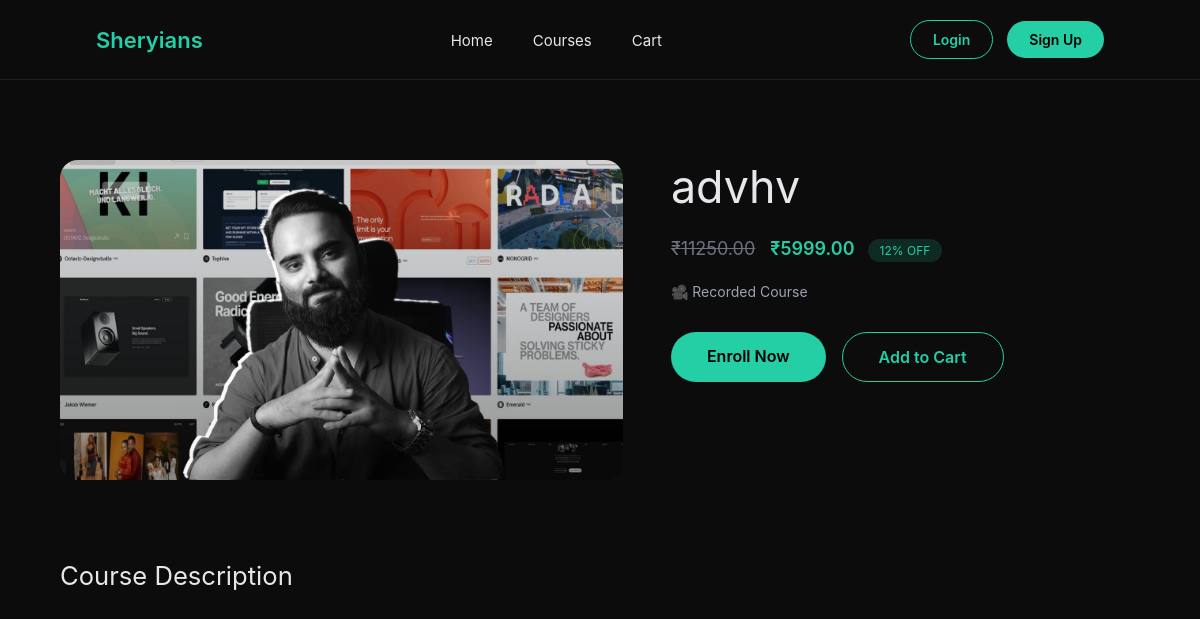
/courses/advhv/, run on the app's committed database.
### accounts/models.py (models this page shows, shortened)
class Course(models.Model):
    title = models.CharField(max_length=255)
    slug = models.SlugField(max_length=255, unique=True, blank=True)
    short_description = models.TextField(blank=True)
    full_description = models.TextField(blank=True)
    price_original = models.DecimalField(max_digits=10, decimal_places=2, null=True, blank=True)
    price_discounted = models.DecimalField(max_digits=10, decimal_places=2, null=True, blank=True)
    currency = models.CharField(max_length=10, default="₹")
    discount_percentage = models.PositiveIntegerField(null=True, blank=True)
    language = models.CharField(max_length=100, blank=True)
    schedule = models.CharField(max_length=255, blank=True)
    course_validity = models.CharField(max_length=255, blank=True)
    is_live = models.BooleanField(default=False)
    image = models.ImageField(upload_to="course_images/")
    created_at = models.DateTimeField(auto_now_add=True)
    updated_at = models.DateTimeField(auto_now=True)
    tags = models.ManyToManyField("CourseTag", blank=True, related_name="courses")
    class Meta:
        ordering = ["title"]

### accounts/views.py (the view)
# urls.py: path('courses/<slug:slug>/', course_detail, name='course_detail'),
def course_detail(request, slug):
    course = Course.objects.filter(slug=slug).first()
    if not course:
        return redirect('course_list')
    return render(request, "course_detail.html", {"course": course})

### template/course_detail.html (shortened to what this page needs)
{% load static %}
<!DOCTYPE html>
<html lang="en">
<head>
</head>
<body>
<nav class="navbar">
    <div class="logo">
        <span>Sheryians</span>
    </div>
    <ul class="nav-links">
        <li><a href="{% url 'home' %}">Home</a></li>
        <li><a href="{% url 'course_list' %}">Courses</a></li>
        <li><a href="{% url 'cart_page' %}">Cart</a></li>
    </ul>
    <div class="auth-buttons">
        {% if request.user.is_authenticated %}
            <span style="font-size:14px;">Hi, {{ request.user.username }}</span>
            <a href="{% url 'signout' %}" class="login">Logout</a>
        {% else %}
            <a href="{% url 'signin' %}" class="login">Login</a>
            <a href="{% url 'signup' %}" class="signup">Sign Up</a>
        {% endif %}
    </div>
</nav>
<section class="course-hero">
    {% if course.image %}
        <img src="{{ course.image.url }}" alt="{{ course.title }}">
    {% else %}
        <img src="{% static 'images/no-image.png' %}">
    {% endif %}
    <div class="course-info">
        <h1>{{ course.title }}</h1>
        <div class="price">
            {% if course.price_original %}
                <del>₹{{ course.price_original }}</del>
            {% endif %}
            <strong>₹{{ course.price_discounted }}</strong>
            {% if course.discount_percentage %}
                <span class="badge">{{ course.discount_percentage }}% OFF</span>
            {% endif %}
        </div>
        <div class="meta">
            {% if course.is_live %}
                <span>🔴 Live Course</span>
            {% else %}
                <span>🎥 Recorded Course</span>
            {% endif %}
        </div>
        <div class="actions">
            <a href="{% url 'confirm_order' %}" class="enroll">Enroll Now</a>
            <a href="{% url 'add_to_cart' course.id %}" class="cart">Add to Cart</a>
        </div>
    </div>
</section>
<section class="content">
    <div class="section">
        <h2>Course Description</h2>
    </div>
</section>
</body>
</html>

### template/course_detail.html (style rules this page uses)
* { margin:0; padding:0; box-sizing:border-box; font-family: Inter, system-ui, sans-serif; }
:root { --bg:#0c0c0c; --card:#111; --border:#1f1f1f; --text:#e5e7eb; --muted:#9ca3af; --accent:#24cfa6; }
body { background:var(--bg); color:var(--text); }
.navbar { height:80px; display:flex; align-items:center; justify-content:space-between; padding:0 6rem; border-bottom:1px solid var(--border); }
.logo span { color:var(--accent); font-size:22px; font-weight:600; }
.nav-links { list-style:none; display:flex; gap:40px; }
.nav-links a { text-decoration:none; color:var(--text); font-size:15px; }
.auth-buttons { display:flex; align-items:center; gap:14px; }
.auth-buttons a { text-decoration:none; padding:10px 22px; border-radius:999px; font-size:14px; font-weight:600; }
.login { color:var(--accent); border:1px solid var(--accent); }
.signup { background:var(--accent); color:#000; }
.course-hero { width:90%; margin:5rem auto; display:grid; grid-template-columns:1.2fr 1fr; gap:3rem; }
.course-hero img { width:100%; height:320px; object-fit:cover; border-radius:18px; }
.course-info h1 { font-size:2.8rem; font-weight:400; margin-bottom:1rem; }
.price { margin:1.5rem 0; font-size:18px; }
.price del { color:#6b7280; margin-right:10px; }
.price strong { color:var(--accent); font-weight:600; }
.badge { background:rgba(36,207,166,.15); color:var(--accent); padding:4px 12px; border-radius:999px; font-size:12px; margin-left:8px; }
.meta { margin:1.5rem 0; display:flex; flex-wrap:wrap; gap:16px; font-size:14px; color:var(--muted); }
.actions { margin-top:2rem; display:flex; gap:16px; }
.actions a { padding:14px 36px; border-radius:999px; font-weight:600; text-decoration:none; }
.enroll { background:var(--accent); color:#000; }
.cart { border:1px solid var(--accent); color:var(--accent); }
.content { width:90%; margin:4rem auto; display:grid; grid-template-columns:2fr 1fr; gap:3rem; }
.section h2 { font-size:1.6rem; font-weight:400; margin-bottom:1rem; }

### data on the page
Course: image (picture), title "advhv", price_original "11250.00", price_discounted "5999.00", discount_percentage "12"
